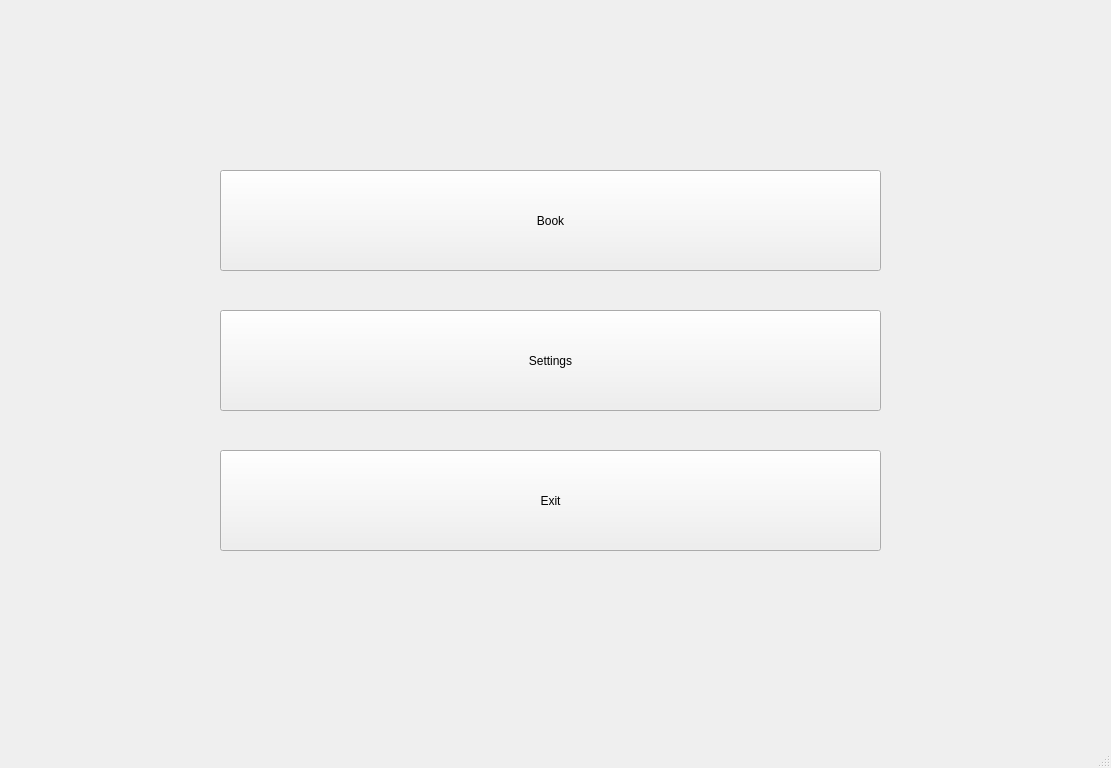
<?xml version="1.0" encoding="UTF-8"?>
<ui version="4.0">
 <class>MainWindow</class>
 <widget class="QMainWindow" name="MainWindow">
  <property name="geometry">
   <rect>
    <x>0</x>
    <y>0</y>
    <width>1111</width>
    <height>768</height>
   </rect>
  </property>
  <property name="windowTitle">
   <string>MainWindow</string>
  </property>
  <widget class="QWidget" name="centralwidget">
   <widget class="QPushButton" name="BookButton">
    <property name="geometry">
     <rect>
      <x>220</x>
      <y>170</y>
      <width>661</width>
      <height>101</height>
     </rect>
    </property>
    <property name="text">
     <string>Book</string>
    </property>
   </widget>
   <widget class="QPushButton" name="SettingButton">
    <property name="geometry">
     <rect>
      <x>220</x>
      <y>310</y>
      <width>661</width>
      <height>101</height>
     </rect>
    </property>
    <property name="text">
     <string>Settings</string>
    </property>
   </widget>
   <widget class="QPushButton" name="ExitButton">
    <property name="geometry">
     <rect>
      <x>220</x>
      <y>450</y>
      <width>661</width>
      <height>101</height>
     </rect>
    </property>
    <property name="text">
     <string>Exit</string>
    </property>
   </widget>
  </widget>
  <widget class="QMenuBar" name="menubar">
   <property name="geometry">
    <rect>
     <x>0</x>
     <y>0</y>
     <width>1111</width>
     <height>31</height>
    </rect>
   </property>
  </widget>
  <widget class="QStatusBar" name="statusbar"/>
 </widget>
 <resources/>
 <connections>
  <connection>
   <sender>ExitButton</sender>
   <signal>clicked()</signal>
   <receiver>MainWindow</receiver>
   <slot>exitSlot()</slot>
   <hints>
    <hint type="sourcelabel">
     <x>438</x>
     <y>549</y>
    </hint>
    <hint type="destinationlabel">
     <x>438</x>
     <y>658</y>
    </hint>
   </hints>
  </connection>
 </connections>
 <slots>
  <slot>exitSlot()</slot>
  <slot>BookSlot()</slot>
  <slot>settingSlot()</slot>
 </slots>
</ui>
